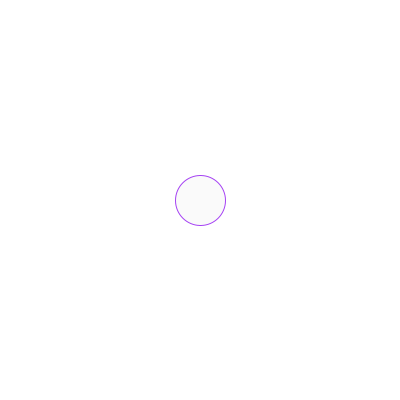
Frame 1 (no input)
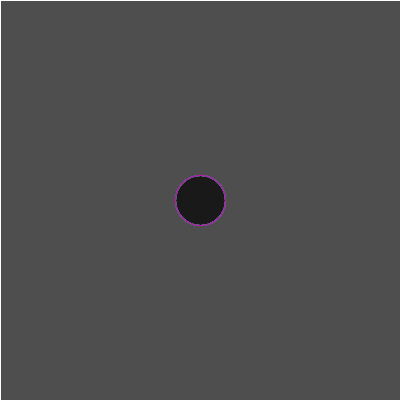
Frame 60 (the mouse pressed at the canvas centre just before this capture)
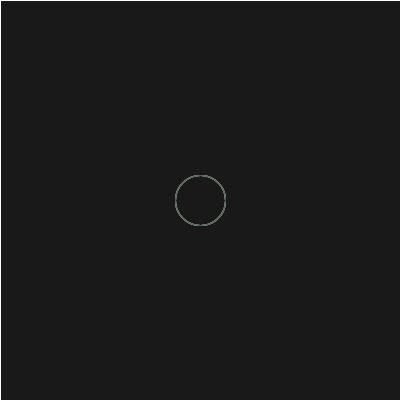
Frame 120 (the mouse held since frame 60 and released just before this capture)

The Processing sketch that drew these frames (run headless with seeded random() and noise(); from frame 60 on, the mouse is pressed at the canvas centre):

// Processing sketch: processing_71296
// ── processing_71296.pde

//Derek King, User Imput, CP1 mods 14-15
//http://dereklucca.webs.com/User Imput 2.html

int x, y;
void setup()
{
  size(400, 400);
  x= 200;
  y= 200;
}
void draw()
{
  stroke(255);
  rect(0, 0, 400, 400);
  stroke(random(256),random(256),random(256));
  fill(0,0,0,5);
  ellipse(x, y, 50, 50);
}
void keyPressed()
{
  if (key == 'a')
  {
    x=x-5;
  }

  if (key == 'w')
  {    
    y=y-5;
  }
  if (key == 'd')
  {
    x=x+5;
  }
  if (key == 's')
  {
    y=y+5;
  }
}
